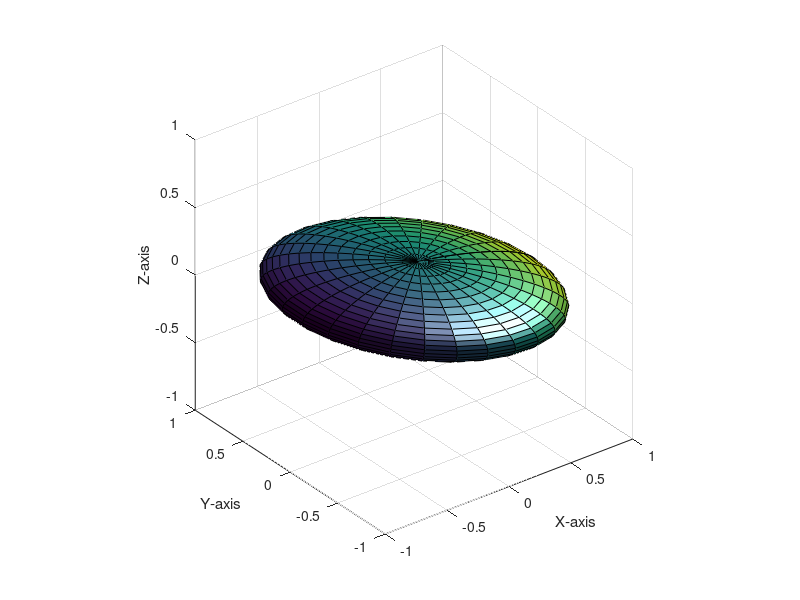

This figure's MATLAB source: (Note: this script raises an error after producing the figure.)
% ellipsoid parameters
a=1; b=1;
c=2; % football
c=0.2; % frisbee
%c=1; % sphere
plotlim = max([a b c]);
xmax=plotlim; ymax=plotlim; zmax=plotlim;

% fix orientation of spin axis theta0 and angular momentum L
theta0 = pi/2-pi/20; % approx horizontal
theta0 = pi/20; % approx vertical
L = 1; % along z-axis

% moments of inertia
M=1; 
I1 = (1/5)*M*(b^2 + c^2);
I2 = (1/5)*M*(c^2 + a^2);
I3 = (1/5)*M*(a^2 + b^2);

% relation between theta and alpha
% (theta = angle between n3 and \vec L) 
% (alpha = angle between n3 and \vec\omega)
alpha = atan(tan(theta0)*I3/I1);

% other angular frequencies 
omega3 = L*cos(theta0)/I3;
omega = omega3/cos(alpha);
Omega = omega3*(I3-I1)/I1;
phidot = (I3*omega3)/(I1*cos(theta0));
psidot = -Omega;

% display some results
fprintf('I1 = I2 = %f\n', I1)
fprintf('I3 = %f\n', I3)
fprintf('alpha = %f, theta = %f degrees\n', alpha*180/pi, theta0*180/pi);
%fprintf('omega :phidot = %f\n', I1*cos(theta0)/(I3*cos(alpha)));
fprintf('omega3:phidot = %f\n', I1*cos(theta0)/I3);
%fprintf('psidot:phidot = %f\n', I1*cos(theta0)/I3 - cos(theta0));

% angular coordinates on surface of ellipsoid
u = transpose(linspace(0, pi, 30));
v = transpose(linspace(0, 2*pi, 30));

% construct unit vector in direction of (u,v)
nx = sin(u) * cos(transpose(v));
ny = sin(u) * sin(transpose(v));
nz = cos(u) * ones(1,length(v));

% standard ellipse 
x = a*nx;
y = b*ny;
z = c*nz;

% discrete times (2 wobble periods)
Tmax = 2 * 2*pi/phidot;
t = transpose(linspace(0, Tmax, 100));

% euler angle time dependence
phi0 = 0;
psi0 = 0;
phi = phi0 + phidot*t;
psi = psi0 + psidot*t;
theta = theta0*ones(length(t),1);

for ii=1:length(t)
  % euler-angle rotation matrix (CW passive rotation = CCW active rotation)
  R1 = [cos(-phi(ii)) sin(-phi(ii)) 0; ...
       -sin(-phi(ii)) cos(-phi(ii)) 0; ...
        0 0 1];
  R2 = [cos(-theta(ii)) 0 -sin(-theta(ii)); ...
        0 1 0;
        sin(-theta(ii)) 0 cos(-theta(ii))];
  R3 = [cos(-psi(ii)) sin(-psi(ii)) 0; ...
       -sin(-psi(ii)) cos(-psi(ii)) 0; ...
        0 0 1];
  R = R1 * R2 * R3; % note opposite order since CW passive rotation
  
  xp = R(1,1)*x + R(1,2)*y + R(1,3)*z;
  yp = R(2,1)*x + R(2,2)*y + R(2,3)*z;
  zp = R(3,1)*x + R(3,2)*y + R(3,3)*z;

  % make plots
  figure(1)
  cm = ones(size(x));
  surf(xp,yp,zp,gradient(y))
  axis equal
  axis([-xmax xmax -ymax ymax -zmax zmax])
  xlabel('X-axis')
  ylabel('Y-axis')
  zlabel('Z-axis')
  camlight(120, 60) 
  lighting phong
  view(120, 20)
  pause(.01)
  %F(ii) = getframe;
 
end

fname = ['football.avi'];
fname = ['frisbee.avi'];
fname = ['sphere.avi'];
%movie2avi(F,fname)

return
